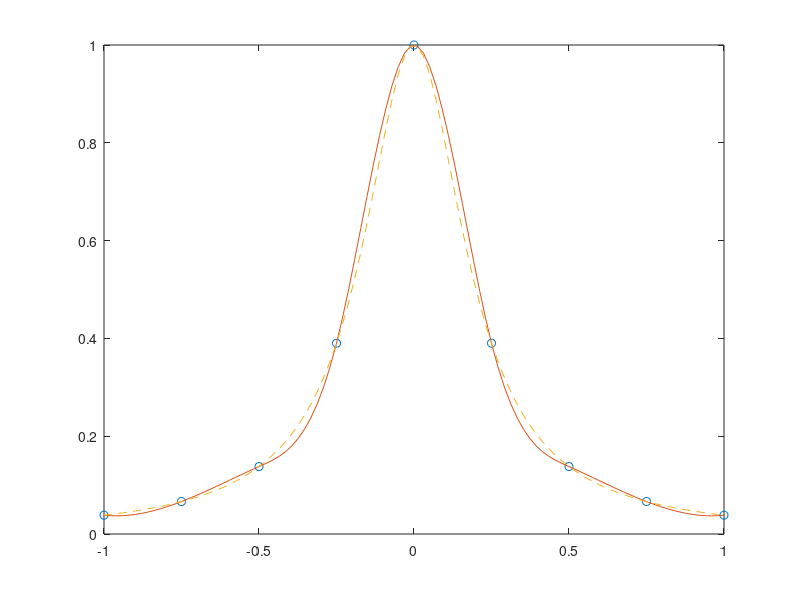

Reproduce this figure in MATLAB.
x=linspace(-1,1,9);
y=1./(1+25*x.^2);

xx=linspace(-1,1);
yy=spline(x,y,xx);

yr=1./(1+25*xx.^2);

plot(x,y,'o',xx,yy,xx,yr,'--')